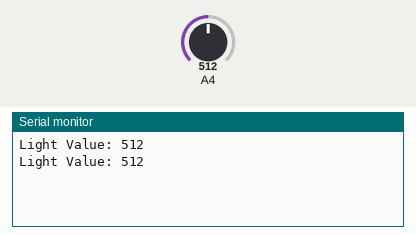
A sketch run on a simulated Arduino Mega 2560, built with avr-gcc and run on an emulated ATmega2560. Parts: the last lines printed to the serial monitor. The inputs (shaded band) are chosen by the test bench; at power-on: A4 = 512.

Above: at 1.8 s.
1.9 s: A4 set to 716
At 2.8 s:
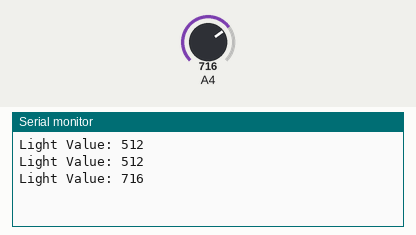
3.4 s: A4 set to 900
At 4.5 s:
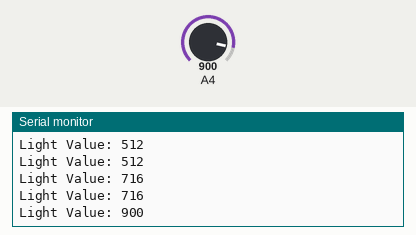
Timing chart, 0 to 6.4 s (numbered marks = the images above; inputs shaded):
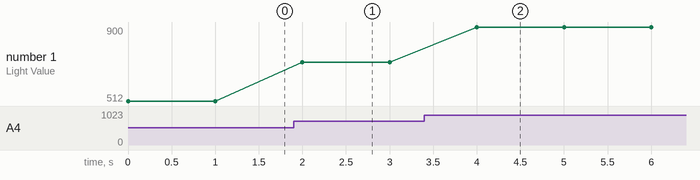

The sketch:

Light_Sensor_Test.ino
```cpp
#define output_Photoresistor 36


int PR_value;

void setup() {
  pinMode(output_Photoresistor, INPUT);

  Serial.begin(115200);
}

void loop() {
  // Read Analog to Digital Ouput of PR
  PR_value = analogRead(output_Photoresistor);

  Serial.print("Light Value: ");
  Serial.println(PR_value);
  delay(1000);
}
```

Measured:
- after the input at 1.9 s, the serial monitor: prints a new line after 0.10 s (image 1)
- after the input at 3.4 s, the serial monitor: prints a new line after 0.60 s (image 2)
- plotted number 1: 512 → 716 after the input at 1.9 s, 716 → 900 after the input at 3.4 s
